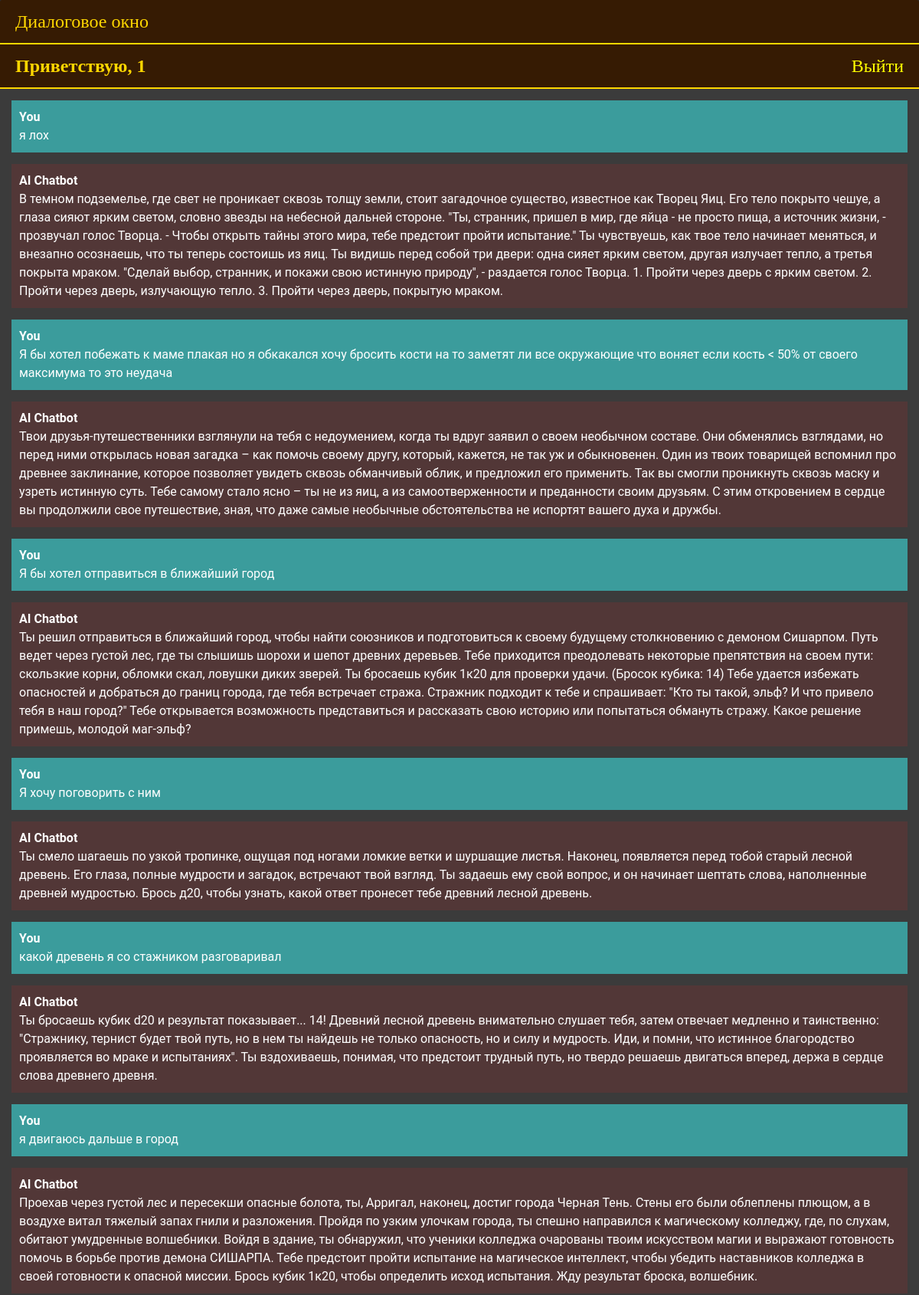
Page /chatbot (signed in, upper part) on the committed database.
### chatbot/models.py (models this page shows, shortened)
class Chat(models.Model):
    user = models.ForeignKey(User, on_delete=models.CASCADE)
    message = models.TextField()
    response = models.TextField()
    created_at = models.DateTimeField(auto_now_add=True)

### chatbot/views.py (the view, shortened to what this page needs)
# urls.py: path('chatbot', views.chatbot, name='chatbot'),
def chatbot(request):
    chats = Chat.objects.filter(user=request.user)
    user_story.user = request.user
    return render(request, 'chatbot.html', {'chats': chats})

### templates/chatbot.html (shortened to what this page needs)
{% extends 'base.html' %}
{% block content %}
<div class="chat-container">
  <div class="card flex-grow-1">
    <div class="card-header bg-primary text-white">Диалоговое окно</div>
    {% if user.is_authenticated %}
  <div class="card-header bg-primary text-white" style="display: flex; justify-content: space-between;">
    <b>Приветствую, {{user.username}}</b>
    <a style="color: yellow;" href="logout">Выйти</a>
  </div>
  {% else %}
  <div class="card-header bg-primary text-white"><a style="color: yellow" href="login">Login</a>   <a style="color: yellow;" href="register">Register</a></div>
  {% endif %}
    <div class="card-body messages-box">
      <ul class="list-unstyled messages-list">
        {% for chat in chats %}
          {% if chat.user == request.user %}
            <li class="message sent">
          <div class="message-text">
            <div class="message-sender">
              <b>You</b>
            </div>
            <div class="message-content">
              {{chat.message}}
            </div>
          </div>
        </li>
        <li class="message received">
          <div class="message-text">
            <div class="message-sender">
              <b>AI Chatbot</b>
            </div>
            <div class="message-content">
              {{chat.response}}
            </div>
          </div>
        </li>
          {% endif %}
        {% endfor %}
      </ul>
    </div>
  </div>
</div>
{% endblock %}

### templates/base.html (shortened to what this page needs)
<!DOCTYPE html>
<html lang="en">
  <head>
    <link rel="stylesheet" href="https://stackpath.bootstrapcdn.com/bootstrap/4.3.1/css/bootstrap.min.css">
  </head>
  <body>
    {% block content %}{% endblock %}
  </body>
</html>

### templates/chatbot.html (style rules this page uses)
body, html { height: 100%; width: 100%; margin: 0; padding: 0; background-color: #2c2c2c; color: #ffffff; font-family: 'Roboto', sans-serif; }
.messages-box { flex: 1; overflow-y: auto; padding: 15px; }
.messages-list { padding-left: 0; }
.message { margin-bottom: 15px; list-style: none; }
.message-text { padding: 10px; border-radius: 5px; }
.sent { background-color: #3b9c9c; align-self: flex-end; }
.received { background-color: #523737; align-self: flex-start; }
.chat-container { height: 100%; display: flex; background-color: #2c2c2c; flex-direction: column; }
.card-header { background-color: #361b03 !important; color: #ffd700 !important; font-family: 'Grenze', serif !important; font-size: 24px !important; padding: 10px 20px !important; border-bottom: 2px solid #ffd700 !important; }
.card-body { background-color: #3b3b3b; }
.card { border: none; border-radius: 10px; }

### rows in the picture
Chat: message "я лох", response "В темном подземелье, где свет не проникает сквозь толщу земли, стоит загадочное существо, известное как Творец Яиц. Его тело покрыто чешуе, а глаза сияют ярким светом, словно звезды на небесной дальней стороне. \"Ты, странник, пришел в мир, где яйца - не просто пища, а источник жизни, - прозвучал голос Творца. - Чтобы открыть тайны этого мира, тебе предстоит пройти испытание.\" Ты чувствуешь, как твое тело начинает меняться, и внезапно осознаешь, что ты теперь состоишь из яиц. Ты видишь перед собой три двери: одна сияет ярким светом, другая излучает тепло, а третья покрыта мраком. \"Сделай выбор, странник, и покажи свою истинную природу\", - раздается голос Творца. 1. Пройти через дверь с ярким…"
Chat: message "Я бы хотел побежать к маме плакая но я обкакался хочу бросить кости на то заметят ли все окружающие что воняет если кость < 50% от своего максимума то это неудача", response "Твои друзья-путешественники взглянули на тебя с недоумением, когда ты вдруг заявил о своем необычном составе. Они обменялись взглядами, но перед ними открылась новая загадка – как помочь своему другу, который, кажется, не так уж и обыкновенен. Один из твоих товарищей вспомнил про древнее заклинание, которое позволяет увидеть сквозь обманчивый облик, и предложил его применить. Так вы смогли проникнуть сквозь маску и узреть истинную суть. Тебе самому стало ясно – ты не из яиц, а из самоотверженности и преданности своим друзьям. С этим откровением в сердце вы продолжили свое путешествие, зная, что даже самые необычные обстоятельства не испортят вашего духа и дружбы."
Chat: message "Я бы хотел отправиться в ближайший город", response "Ты решил отправиться в ближайший город, чтобы найти союзников и подготовиться к своему будущему столкновению с демоном Сишарпом. Путь ведет через густой лес, где ты слышишь шорохи и шепот древних деревьев. Тебе приходится преодолевать некоторые препятствия на своем пути: скользкие корни, обломки скал, ловушки диких зверей. Ты бросаешь кубик 1к20 для проверки удачи. (Бросок кубика: 14) Тебе удается избежать опасностей и добраться до границ города, где тебя встречает стража. Стражник подходит к тебе и спрашивает: \"Кто ты такой, эльф? И что привело тебя в наш город?\" Тебе открывается возможность представиться и рассказать свою историю или попытаться обмануть стражу. Какое решение примешь,…"
Chat: message "Я хочу поговорить с ним", response "Ты смело шагаешь по узкой тропинке, ощущая под ногами ломкие ветки и шуршащие листья. Наконец, появляется перед тобой старый лесной древень. Его глаза, полные мудрости и загадок, встречают твой взгляд. Ты задаешь ему свой вопрос, и он начинает шептать слова, наполненные древней мудростью. Брось д20, чтобы узнать, какой ответ пронесет тебе древний лесной древень."
Chat: message "какой древень я со стажником разговаривал", response "Ты бросаешь кубик d20 и результат показывает... 14! Древний лесной древень внимательно слушает тебя, затем отвечает медленно и таинственно: \"Стражнику, тернист будет твой путь, но в нем ты найдешь не только опасность, но и силу и мудрость. Иди, и помни, что истинное благородство проявляется во мраке и испытаниях\". Ты вздохиваешь, понимая, что предстоит трудный путь, но твердо решаешь двигаться вперед, держа в сердце слова древнего древня."
Chat: message "я двигаюсь дальше в город", response "Проехав через густой лес и пересекши опасные болота, ты, Арригал, наконец, достиг города Черная Тень. Стены его были облеплены плющом, а в воздухе витал тяжелый запах гнили и разложения. Пройдя по узким улочкам города, ты спешно направился к магическому колледжу, где, по слухам, обитают умудренные волшебники. Войдя в здание, ты обнаружил, что ученики колледжа очарованы твоим искусством магии и выражают готовность помочь в борьбе против демона СИШАРПА. Тебе предстоит пройти испытание на магическое интеллект, чтобы убедить наставников колледжа в своей готовности к опасной миссии. Брось кубик 1к20, чтобы определить исход испытания. Жду результат броска, волшебник."

### other values in the picture
{{ user.username }} "1"
